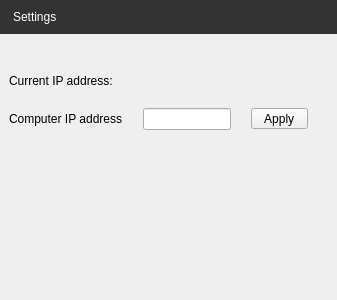
<?xml version="1.0" encoding="UTF-8"?>
<ui version="4.0">
 <class>WidgetSettings</class>
 <widget class="QWidget" name="WidgetSettings">
  <property name="geometry">
   <rect>
    <x>0</x>
    <y>0</y>
    <width>337</width>
    <height>300</height>
   </rect>
  </property>
  <property name="windowTitle">
   <string>Form</string>
  </property>
  <layout class="QGridLayout" name="gridLayout">
   <property name="leftMargin">
    <number>0</number>
   </property>
   <property name="topMargin">
    <number>0</number>
   </property>
   <property name="rightMargin">
    <number>0</number>
   </property>
   <property name="bottomMargin">
    <number>0</number>
   </property>
   <property name="spacing">
    <number>0</number>
   </property>
   <item row="0" column="0">
    <widget class="QLabel" name="labelTitle">
     <property name="sizePolicy">
      <sizepolicy hsizetype="Preferred" vsizetype="Preferred">
       <horstretch>0</horstretch>
       <verstretch>0</verstretch>
      </sizepolicy>
     </property>
     <property name="styleSheet">
      <string notr="true">padding:10px;
background-color:rgb(51, 51, 51);
color:rgb(255,255,255);
</string>
     </property>
     <property name="text">
      <string>Settings</string>
     </property>
    </widget>
   </item>
   <item row="1" column="0">
    <widget class="QWidget" name="widget" native="true">
     <property name="sizePolicy">
      <sizepolicy hsizetype="Expanding" vsizetype="Expanding">
       <horstretch>0</horstretch>
       <verstretch>0</verstretch>
      </sizepolicy>
     </property>
     <layout class="QGridLayout" name="gridLayout_2">
      <property name="topMargin">
       <number>40</number>
      </property>
      <property name="spacing">
       <number>20</number>
      </property>
      <item row="1" column="3">
       <widget class="QToolButton" name="tbApply">
        <property name="toolTip">
         <string>&lt;html&gt;&lt;head/&gt;&lt;body&gt;&lt;p&gt;&lt;span style=&quot; font-size:10pt;&quot;&gt;Apply data computer IP address&lt;/span&gt;&lt;/p&gt;&lt;/body&gt;&lt;/html&gt;</string>
        </property>
        <property name="text">
         <string>  Apply  </string>
        </property>
       </widget>
      </item>
      <item row="1" column="1">
       <widget class="QLabel" name="lComputer_IP_Address">
        <property name="text">
         <string>Computer IP address</string>
        </property>
       </widget>
      </item>
      <item row="1" column="4">
       <spacer name="horizontalSpacer">
        <property name="orientation">
         <enum>Qt::Horizontal</enum>
        </property>
        <property name="sizeHint" stdset="0">
         <size>
          <width>40</width>
          <height>20</height>
         </size>
        </property>
       </spacer>
      </item>
      <item row="1" column="2">
       <widget class="QLineEdit" name="lineEditIP">
        <property name="sizePolicy">
         <sizepolicy hsizetype="Preferred" vsizetype="Fixed">
          <horstretch>0</horstretch>
          <verstretch>0</verstretch>
         </sizepolicy>
        </property>
        <property name="toolTip">
         <string>&lt;html&gt;&lt;head/&gt;&lt;body&gt;&lt;p&gt;&lt;span style=&quot; font-size:10pt;&quot;&gt;Data computer IP address&lt;/span&gt;&lt;/p&gt;&lt;/body&gt;&lt;/html&gt;</string>
        </property>
       </widget>
      </item>
      <item row="3" column="2">
       <spacer name="verticalSpacer">
        <property name="orientation">
         <enum>Qt::Vertical</enum>
        </property>
        <property name="sizeHint" stdset="0">
         <size>
          <width>20</width>
          <height>40</height>
         </size>
        </property>
       </spacer>
      </item>
      <item row="0" column="1" colspan="2">
       <widget class="QLabel" name="lCurrentIPAddress">
        <property name="text">
         <string>Current IP address: </string>
        </property>
       </widget>
      </item>
     </layout>
    </widget>
   </item>
  </layout>
 </widget>
 <resources/>
 <connections/>
</ui>
